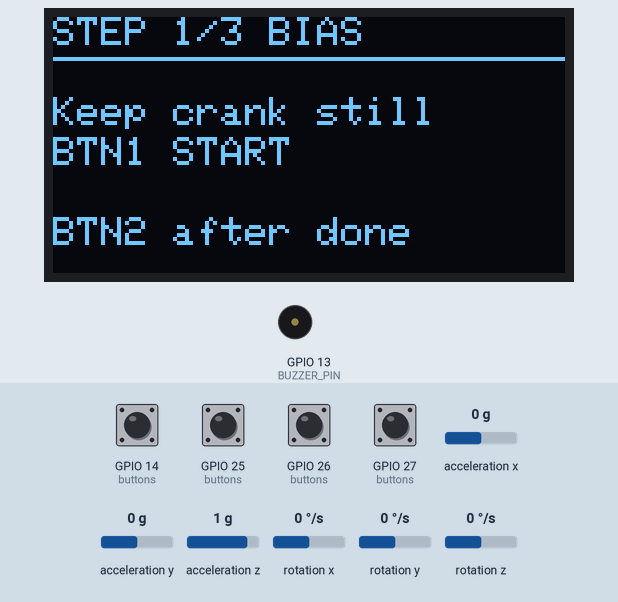
This sketch was run on a simulated ESP32. Shown: 128×64 one-colour display, buzzer (waves = sounding). Wiring (inferred from the names in the program): MPU-6050 motion sensor at I2C address 0x68. Inputs (shaded band) come from the test bench; at power-on: GPIO 14 (buttons), GPIO 25 (buttons), GPIO 26 (buttons), GPIO 27 (buttons) LOW, rotation x 0 °/s, acceleration x 0 g, acceleration y 0 g, acceleration z 1 g, rotation y 0 °/s, rotation z 0 °/s. What the sketch prints to the serial monitor is not drawn.

Above: at 1.9 s.
2.0 s: GPIO 25 (buttons) pulled HIGH for 0.15 s
At 2.29 s:
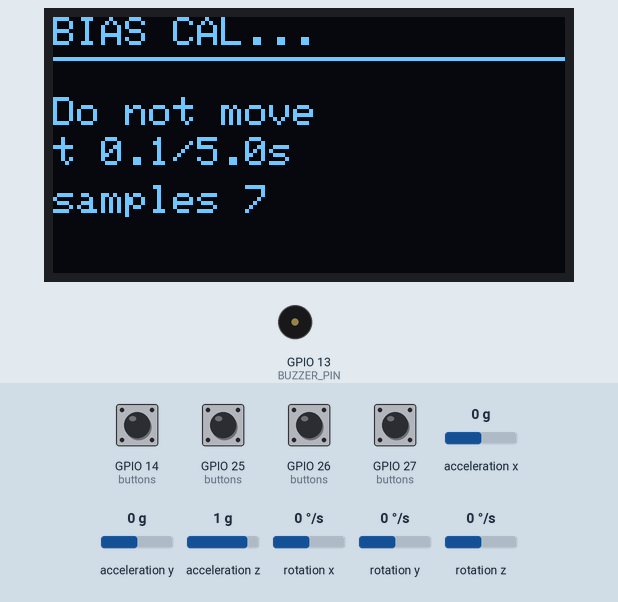
5.7 s: rotation x set to -192 °/s
At 8.4 s:
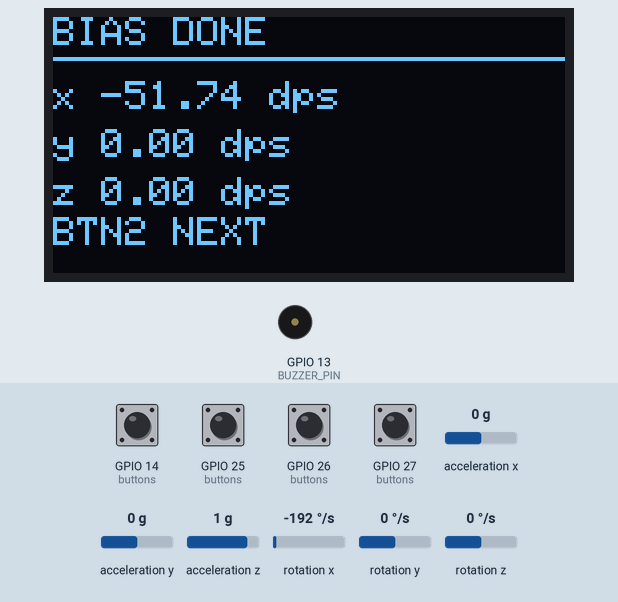
8.7 s: GPIO 26 (buttons) pulled HIGH for 0.15 s
At 9.8 s:
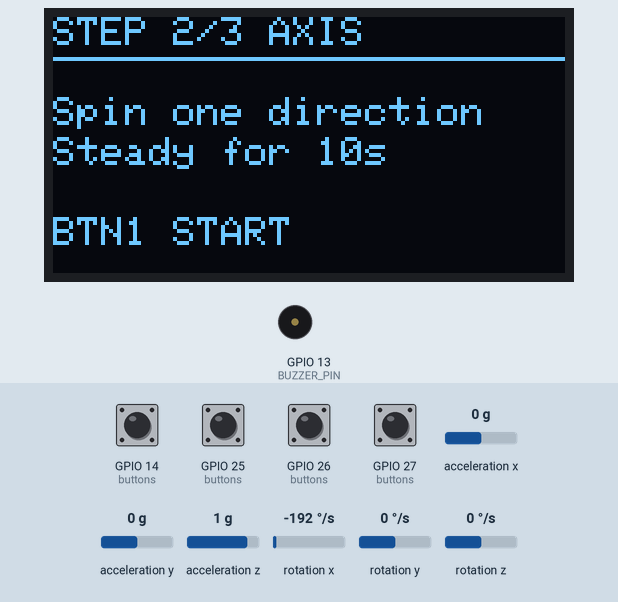
10.3 s: GPIO 25 (buttons) pulled HIGH for 1 s
At 10.5 s:
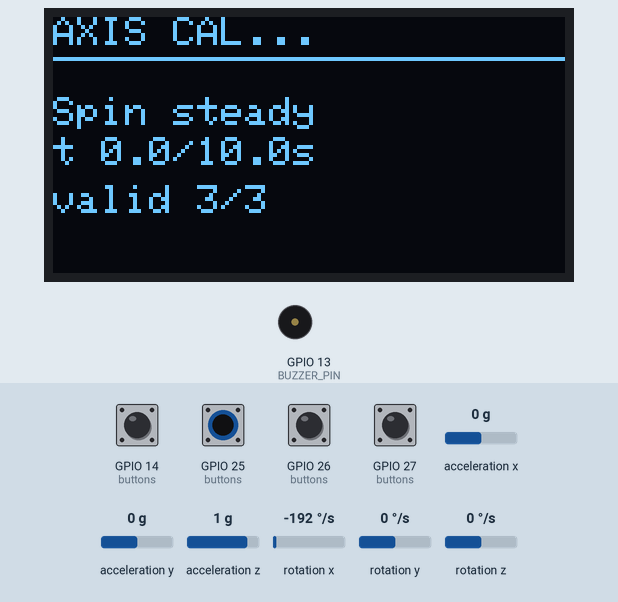
11.9 s: GPIO 14 (buttons) pulled HIGH for 0.15 s
At 12.52 s:
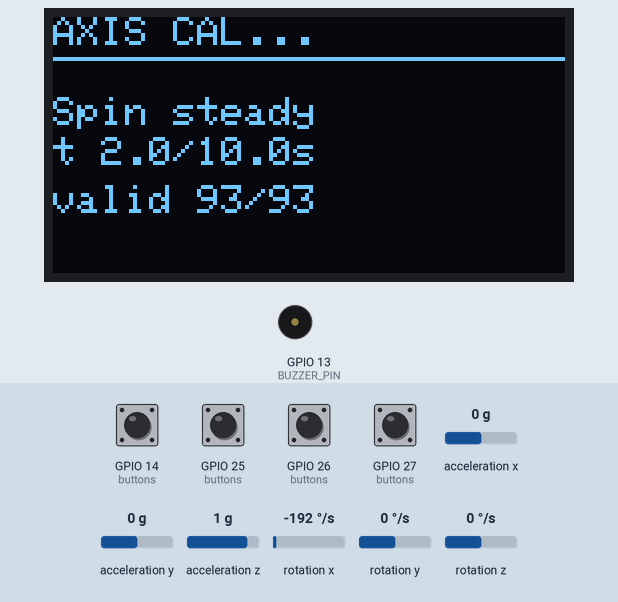
12.6 s: GPIO 27 (buttons) pulled HIGH for 0.15 s
At 14.31 s:
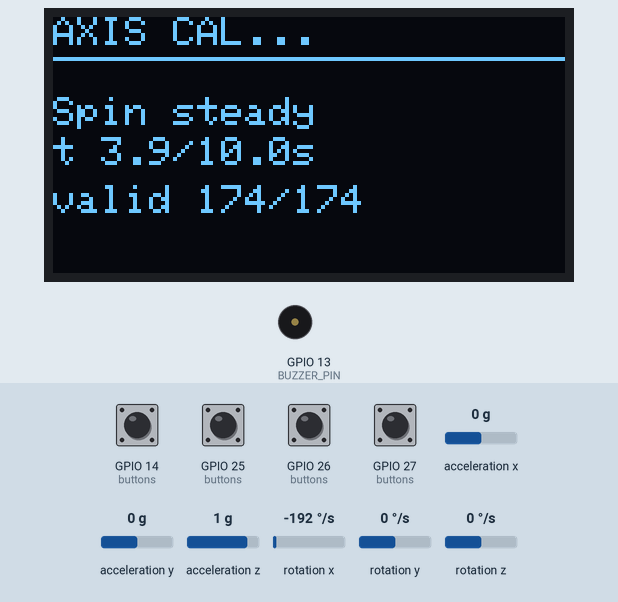
Timing chart, 0 to 22.0 s (numbered marks = the images above; inputs shaded):
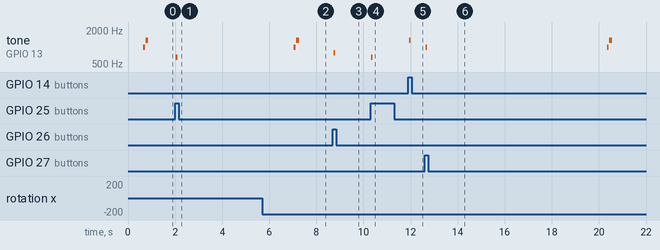

The sketch:

imu_cadence_validation.ino
```cpp
// Experiment 3.2 firmware: IMU gyroscope cadence validation.
//
// Purpose:
//   Standalone OLED-guided workflow for measuring crank cadence from an
//   MPU6050 gyroscope without keeping USB serial connected while the crank
//   is spinning.
//
// Hardware:
//   ESP32 Dev Module / NodeMCU-32S
//   Shared I2C: SDA GPIO21, SCL GPIO22
//   OLED SH1106 1.3 inch I2C: address 0x3C
//   MPU6050: address 0x68 or 0x69
//   Passive buzzer: GPIO13
//   Active-high buttons with INPUT_PULLDOWN:
//     BTN1 GPIO25: START / RETRY
//     BTN2 GPIO26: NEXT
//     BTN3 GPIO27: previous trial
//     BTN4 GPIO14: next trial

#include <Wire.h>
#include <Adafruit_GFX.h>
#include <Adafruit_SH110X.h>
#include <math.h>

enum AppState {
  STATE_BIAS_IDLE,
  STATE_BIAS_RUNNING,
  STATE_BIAS_RESULT,
  STATE_AXIS_IDLE,
  STATE_AXIS_RUNNING,
  STATE_AXIS_RESULT,
  STATE_TRIAL_IDLE,
  STATE_TRIAL_RUNNING,
  STATE_TRIAL_RESULT
};

struct GyroDps {
  float x;
  float y;
  float z;
};

struct ButtonInput {
  const char *name;
  uint8_t pin;
  unsigned int toneHz;
  bool stablePressed;
  bool lastRawPressed;
  unsigned long lastRawChangeMs;
};

const uint8_t I2C_SDA_PIN = 21;
const uint8_t I2C_SCL_PIN = 22;
const uint8_t BUZZER_PIN = 13;

const uint8_t OLED_I2C_ADDRESS = 0x3C;
const int SCREEN_WIDTH = 128;
const int SCREEN_HEIGHT = 64;
const int OLED_RESET_PIN = -1;

const uint8_t MPU6050_ADDR_LOW = 0x68;
const uint8_t MPU6050_ADDR_HIGH = 0x69;

const uint8_t REG_SMPLRT_DIV = 0x19;
const uint8_t REG_CONFIG = 0x1A;
const uint8_t REG_GYRO_CONFIG = 0x1B;
const uint8_t REG_ACCEL_CONFIG = 0x1C;
const uint8_t REG_ACCEL_XOUT_H = 0x3B;
const uint8_t REG_PWR_MGMT_1 = 0x6B;
const uint8_t REG_WHO_AM_I = 0x75;

const uint8_t BUTTON_PIN_MODE = INPUT_PULLDOWN;
const uint8_t BUTTON_PRESSED_LEVEL = HIGH;
const unsigned long DEBOUNCE_MS = 35;
const unsigned long DISPLAY_INTERVAL_MS = 200;
const unsigned long SAMPLE_INTERVAL_MS = 20;     // 50 Hz
const unsigned long BIAS_DURATION_MS = 5000;     // 5 s
const unsigned long AXIS_DURATION_MS = 10000;    // 10 s
const unsigned long TRIAL_DURATION_MS = 10000;   // 10 s
const float AXIS_MIN_OMEGA_DPS = 30.0;
const uint16_t AXIS_MIN_VALID_SAMPLES = 350;
const float GYRO_LSB_PER_DPS = 16.4;             // MPU6050 +/-2000 dps

Adafruit_SH1106G display(SCREEN_WIDTH, SCREEN_HEIGHT, &Wire, OLED_RESET_PIN);

ButtonInput buttons[] = {
  {"BTN1", 25, 659, false, false, 0},
  {"BTN2", 26, 784, false, false, 0},
  {"BTN3", 27, 988, false, false, 0},
  {"BTN4", 14, 1319, false, false, 0},
};
const uint8_t BUTTON_COUNT = sizeof(buttons) / sizeof(buttons[0]);

AppState state = STATE_BIAS_IDLE;
uint8_t mpuAddress = 0;
bool oledOk = false;
bool mpuOk = false;
bool biasReady = false;
bool axisReady = false;

GyroDps gyro = {0.0, 0.0, 0.0};
GyroDps bias = {0.0, 0.0, 0.0};
GyroDps uCrank = {0.0, 0.0, 0.0};

unsigned long stateStartMs = 0;
unsigned long lastSampleMs = 0;
unsigned long lastDisplayMs = 0;
unsigned long buzzerOffAtMs = 0;

double sumX = 0.0;
double sumY = 0.0;
double sumZ = 0.0;
uint32_t sampleCount = 0;
uint32_t validSampleCount = 0;
float axisNorm = 0.0;
bool axisQualityGood = false;

uint16_t trialNumber = 1;
double rpmSum = 0.0;
float rpmAvg = 0.0;
float rpmLive = 0.0;
float rpmMin = 99999.0;
float rpmMax = 0.0;
uint32_t trialSampleCount = 0;

bool i2cDevicePresent(uint8_t address) {
  Wire.beginTransmission(address);
  return Wire.endTransmission() == 0;
}

bool writeRegister(uint8_t address, uint8_t reg, uint8_t value) {
  Wire.beginTransmission(address);
  Wire.write(reg);
  Wire.write(value);
  return Wire.endTransmission() == 0;
}

bool readRegisters(uint8_t address, uint8_t startReg, uint8_t *buffer, uint8_t length) {
  Wire.beginTransmission(address);
  Wire.write(startReg);
  if (Wire.endTransmission(false) != 0) {
    return false;
  }

  const uint8_t received = Wire.requestFrom(address, length);
  if (received != length) {
    return false;
  }

  for (uint8_t i = 0; i < length; i++) {
    buffer[i] = Wire.read();
  }

  return true;
}

bool readRegister(uint8_t address, uint8_t reg, uint8_t &value) {
  return readRegisters(address, reg, &value, 1);
}

int16_t combineInt16(uint8_t highByte, uint8_t lowByte) {
  return (int16_t)((highByte << 8) | lowByte);
}

uint8_t detectMpuAddress() {
  if (i2cDevicePresent(MPU6050_ADDR_LOW)) {
    return MPU6050_ADDR_LOW;
  }
  if (i2cDevicePresent(MPU6050_ADDR_HIGH)) {
    return MPU6050_ADDR_HIGH;
  }
  return 0;
}

bool initializeMpu6050() {
  mpuAddress = detectMpuAddress();
  if (mpuAddress == 0) {
    Serial.println("MPU6050 not found at 0x68 or 0x69");
    return false;
  }

  uint8_t whoAmI = 0;
  if (!readRegister(mpuAddress, REG_WHO_AM_I, whoAmI)) {
    Serial.println("Failed to read WHO_AM_I");
    return false;
  }

  if (!writeRegister(mpuAddress, REG_PWR_MGMT_1, 0x01)) {
    return false;
  }
  delay(100);

  writeRegister(mpuAddress, REG_SMPLRT_DIV, 0x13);   // 1 kHz / (19 + 1) = 50 Hz
  writeRegister(mpuAddress, REG_CONFIG, 0x03);       // DLPF around 44 Hz
  writeRegister(mpuAddress, REG_GYRO_CONFIG, 0x18);  // +/-2000 deg/s
  writeRegister(mpuAddress, REG_ACCEL_CONFIG, 0x00);

  Serial.print("MPU6050 initialized at 0x");
  Serial.println(mpuAddress, HEX);
  Serial.print("WHO_AM_I=0x");
  Serial.println(whoAmI, HEX);
  return true;
}

bool readGyroDps(GyroDps &out) {
  uint8_t data[14];
  if (!readRegisters(mpuAddress, REG_ACCEL_XOUT_H, data, sizeof(data))) {
    return false;
  }

  const int16_t rawGx = combineInt16(data[8], data[9]);
  const int16_t rawGy = combineInt16(data[10], data[11]);
  const int16_t rawGz = combineInt16(data[12], data[13]);

  out.x = rawGx / GYRO_LSB_PER_DPS;
  out.y = rawGy / GYRO_LSB_PER_DPS;
  out.z = rawGz / GYRO_LSB_PER_DPS;
  return true;
}

float magnitude3(float x, float y, float z) {
  return sqrt((x * x) + (y * y) + (z * z));
}

void resetAccumulator() {
  sumX = 0.0;
  sumY = 0.0;
  sumZ = 0.0;
  sampleCount = 0;
  validSampleCount = 0;
}

void resetTrial() {
  rpmSum = 0.0;
  rpmAvg = 0.0;
  rpmLive = 0.0;
  rpmMin = 99999.0;
  rpmMax = 0.0;
  trialSampleCount = 0;
}

void enterState(AppState newState) {
  state = newState;
  stateStartMs = millis();
  lastSampleMs = 0;

  if (newState == STATE_BIAS_RUNNING || newState == STATE_AXIS_RUNNING) {
    resetAccumulator();
  }
  if (newState == STATE_TRIAL_RUNNING) {
    resetTrial();
  }
}

void playTone(unsigned int frequency, unsigned long durationMs) {
  tone(BUZZER_PIN, frequency, durationMs);
  buzzerOffAtMs = millis() + durationMs + 5;
}

void playSuccessTone() {
  tone(BUZZER_PIN, 988, 80);
  delay(100);
  tone(BUZZER_PIN, 1319, 120);
  buzzerOffAtMs = millis() + 130;
}

void playErrorTone() {
  tone(BUZZER_PIN, 220, 180);
  buzzerOffAtMs = millis() + 190;
}

void updateBuzzer() {
  if (buzzerOffAtMs != 0 && millis() >= buzzerOffAtMs) {
    noTone(BUZZER_PIN);
    digitalWrite(BUZZER_PIN, LOW);
    buzzerOffAtMs = 0;
  }
}

bool readPressed(uint8_t pin) {
  return digitalRead(pin) == BUTTON_PRESSED_LEVEL;
}

void handleButtonPress(uint8_t index) {
  playTone(buttons[index].toneHz, 70);

  if (index == 0) {  // BTN1
    if (state == STATE_BIAS_IDLE || state == STATE_BIAS_RESULT) {
      enterState(STATE_BIAS_RUNNING);
    } else if (state == STATE_AXIS_IDLE || state == STATE_AXIS_RESULT) {
      enterState(STATE_AXIS_RUNNING);
    } else if (state == STATE_TRIAL_IDLE || state == STATE_TRIAL_RESULT) {
      if (biasReady && axisReady) {
        enterState(STATE_TRIAL_RUNNING);
      } else {
        playErrorTone();
      }
    }
  } else if (index == 1) {  // BTN2
    if (state == STATE_BIAS_RESULT && biasReady) {
      enterState(STATE_AXIS_IDLE);
    } else if (state == STATE_AXIS_RESULT && axisReady) {
      enterState(STATE_TRIAL_IDLE);
    } else if (state == STATE_TRIAL_RESULT) {
      enterState(STATE_TRIAL_IDLE);
    }
  } else if (index == 2) {  // BTN3
    if ((state == STATE_TRIAL_IDLE || state == STATE_TRIAL_RESULT) && trialNumber > 1) {
      trialNumber--;
    }
  } else if (index == 3) {  // BTN4
    if (state == STATE_TRIAL_IDLE || state == STATE_TRIAL_RESULT) {
      trialNumber++;
      enterState(STATE_TRIAL_IDLE);
    }
  }
}

void updateButtons() {
  const unsigned long now = millis();
  for (uint8_t i = 0; i < BUTTON_COUNT; i++) {
    ButtonInput &button = buttons[i];
    const bool rawPressed = readPressed(button.pin);

    if (rawPressed != button.lastRawPressed) {
      button.lastRawPressed = rawPressed;
      button.lastRawChangeMs = now;
    }

    if ((now - button.lastRawChangeMs) >= DEBOUNCE_MS &&
        rawPressed != button.stablePressed) {
      button.stablePressed = rawPressed;
      if (button.stablePressed) {
        handleButtonPress(i);
      }
    }
  }
}

void drawLineText(uint8_t line, const char *text) {
  display.setCursor(0, line * 10);
  display.print(text);
}

void drawHeader(const char *title) {
  display.clearDisplay();
  display.setTextColor(SH110X_WHITE);
  display.setTextSize(1);
  display.setCursor(0, 0);
  display.print(title);
  display.drawLine(0, 10, 127, 10, SH110X_WHITE);
}

void drawBiasIdle() {
  drawHeader("STEP 1/3 BIAS");
  drawLineText(2, "Keep crank still");
  drawLineText(3, "BTN1 START");
  drawLineText(5, "BTN2 after done");
  display.display();
}

void drawBiasRunning() {
  const float elapsedS = (millis() - stateStartMs) / 1000.0;
  drawHeader("BIAS CAL...");
  drawLineText(2, "Do not move");
  display.setCursor(0, 30);
  display.print("t ");
  display.print(elapsedS, 1);
  display.print("/5.0s");
  display.setCursor(0, 42);
  display.print("samples ");
  display.print(sampleCount);
  display.display();
}

void drawBiasResult() {
  drawHeader("BIAS DONE");
  display.setCursor(0, 16);
  display.print("x ");
  display.print(bias.x, 2);
  display.print(" dps");
  display.setCursor(0, 28);
  display.print("y ");
  display.print(bias.y, 2);
  display.print(" dps");
  display.setCursor(0, 40);
  display.print("z ");
  display.print(bias.z, 2);
  display.print(" dps");
  drawLineText(5, "BTN2 NEXT");
  display.display();
}

void drawAxisIdle() {
  drawHeader("STEP 2/3 AXIS");
  drawLineText(2, "Spin one direction");
  drawLineText(3, "Steady for 10s");
  drawLineText(5, "BTN1 START");
  display.display();
}

void drawAxisRunning() {
  const float elapsedS = (millis() - stateStartMs) / 1000.0;
  drawHeader("AXIS CAL...");
  drawLineText(2, "Spin steady");
  display.setCursor(0, 30);
  display.print("t ");
  display.print(elapsedS, 1);
  display.print("/10.0s");
  display.setCursor(0, 42);
  display.print("valid ");
  display.print(validSampleCount);
  display.print("/");
  display.print(sampleCount);
  display.display();
}

void drawAxisResult() {
  drawHeader(axisQualityGood ? "AXIS DONE GOOD" : "AXIS RETRY");
  display.setCursor(0, 14);
  display.print("ux: ");
  display.print(uCrank.x, 3);
  display.setCursor(0, 26);
  display.print("uy: ");
  display.print(uCrank.y, 3);
  display.setCursor(0, 38);
  display.print("uz: ");
  display.print(uCrank.z, 3);
  display.setCursor(0, 52);
  display.print("n:");
  display.print(validSampleCount);
  display.print(axisQualityGood ? " BTN2 NEXT" : " BTN1 RETRY");
  display.display();
}

void drawTrialIdle() {
  drawHeader("STEP 3/3 TRIAL");
  display.setCursor(0, 16);
  display.print("Trial ");
  display.print(trialNumber);
  display.setCursor(0, 28);
  display.print("Measure 10 sec");
  drawLineText(4, "BTN1 START");
  drawLineText(5, "BTN3/4 trial -/+");
  display.display();
}

void drawTrialRunning() {
  const float elapsedS = (millis() - stateStartMs) / 1000.0;
  drawHeader("TRIAL RUNNING");
  display.setCursor(0, 14);
  display.print("T");
  display.print(trialNumber);
  display.print(" t ");
  display.print(elapsedS, 1);
  display.print("/10s");
  display.setCursor(0, 28);
  display.print("RPM ");
  display.print(rpmLive, 1);
  display.setCursor(0, 40);
  display.print("AVG ");
  display.print(rpmAvg, 1);
  display.setCursor(0, 52);
  display.print("samples ");
  display.print(trialSampleCount);
  display.display();
}

void drawTrialResult() {
  drawHeader("TRIAL RESULT");
  display.setCursor(0, 14);
  display.print("T");
  display.print(trialNumber);
  display.print(" AVG ");
  display.print(rpmAvg, 1);
  display.setCursor(0, 26);
  display.print("MIN ");
  display.print(rpmMin, 1);
  display.print(" MAX ");
  display.print(rpmMax, 1);
  display.setCursor(0, 38);
  display.print("samples ");
  display.print(trialSampleCount);
  drawLineText(5, "B1 retry B4 next");
  display.display();
}

void drawStartupError() {
  drawHeader("INIT ERROR");
  display.setCursor(0, 16);
  display.print("OLED ");
  display.print(oledOk ? "OK" : "FAIL");
  display.setCursor(0, 28);
  display.print("MPU ");
  display.print(mpuOk ? "OK" : "FAIL");
  display.setCursor(0, 44);
  display.print("Check wiring/I2C");
  display.display();
}

void updateDisplay() {
  if (!oledOk) {
    return;
  }

  switch (state) {
    case STATE_BIAS_IDLE:
      drawBiasIdle();
      break;
    case STATE_BIAS_RUNNING:
      drawBiasRunning();
      break;
    case STATE_BIAS_RESULT:
      drawBiasResult();
      break;
    case STATE_AXIS_IDLE:
      drawAxisIdle();
      break;
    case STATE_AXIS_RUNNING:
      drawAxisRunning();
      break;
    case STATE_AXIS_RESULT:
      drawAxisResult();
      break;
    case STATE_TRIAL_IDLE:
      drawTrialIdle();
      break;
    case STATE_TRIAL_RUNNING:
      drawTrialRunning();
      break;
    case STATE_TRIAL_RESULT:
      drawTrialResult();
      break;
  }
}

void sampleBias() {
  if (!readGyroDps(gyro)) {
    return;
  }
  sumX += gyro.x;
  sumY += gyro.y;
  sumZ += gyro.z;
  sampleCount++;
}

void finishBias() {
  if (sampleCount == 0) {
    playErrorTone();
    enterState(STATE_BIAS_IDLE);
    return;
  }

  bias.x = sumX / sampleCount;
  bias.y = sumY / sampleCount;
  bias.z = sumZ / sampleCount;
  biasReady = true;
  playSuccessTone();

  Serial.println("BIAS_DONE");
  Serial.print("bias_x=");
  Serial.print(bias.x, 4);
  Serial.print(",bias_y=");
  Serial.print(bias.y, 4);
  Serial.print(",bias_z=");
  Serial.println(bias.z, 4);

  enterState(STATE_BIAS_RESULT);
}

void sampleAxis() {
  if (!readGyroDps(gyro)) {
    return;
  }

  const float gx = gyro.x - bias.x;
  const float gy = gyro.y - bias.y;
  const float gz = gyro.z - bias.z;
  const float mag = magnitude3(gx, gy, gz);

  sampleCount++;
  if (mag < AXIS_MIN_OMEGA_DPS) {
    return;
  }

  sumX += gx;
  sumY += gy;
  sumZ += gz;
  validSampleCount++;
}

void finishAxis() {
  if (validSampleCount == 0) {
    axisQualityGood = false;
    axisReady = false;
    playErrorTone();
    enterState(STATE_AXIS_RESULT);
    return;
  }

  const float meanX = sumX / validSampleCount;
  const float meanY = sumY / validSampleCount;
  const float meanZ = sumZ / validSampleCount;
  axisNorm = magnitude3(meanX, meanY, meanZ);

  axisQualityGood = validSampleCount >= AXIS_MIN_VALID_SAMPLES &&
                    axisNorm >= AXIS_MIN_OMEGA_DPS;
  axisReady = axisQualityGood;

  if (axisQualityGood) {
    uCrank.x = meanX / axisNorm;
    uCrank.y = meanY / axisNorm;
    uCrank.z = meanZ / axisNorm;
    playSuccessTone();
  } else {
    uCrank.x = 0.0;
    uCrank.y = 0.0;
    uCrank.z = 0.0;
    playErrorTone();
  }

  Serial.println("AXIS_DONE");
  Serial.print("valid_samples=");
  Serial.print(validSampleCount);
  Serial.print(",norm=");
  Serial.print(axisNorm, 4);
  Serial.print(",u_x=");
  Serial.print(uCrank.x, 5);
  Serial.print(",u_y=");
  Serial.print(uCrank.y, 5);
  Serial.print(",u_z=");
  Serial.println(uCrank.z, 5);

  enterState(STATE_AXIS_RESULT);
}

void sampleTrial() {
  if (!readGyroDps(gyro)) {
    return;
  }

  const float gx = gyro.x - bias.x;
  const float gy = gyro.y - bias.y;
  const float gz = gyro.z - bias.z;
  const float omegaCrankDps = (gx * uCrank.x) + (gy * uCrank.y) + (gz * uCrank.z);

  rpmLive = fabs(omegaCrankDps) * 60.0 / 360.0;
  rpmSum += rpmLive;
  trialSampleCount++;
  rpmAvg = rpmSum / trialSampleCount;

  if (rpmLive < rpmMin) {
    rpmMin = rpmLive;
  }
  if (rpmLive > rpmMax) {
    rpmMax = rpmLive;
  }
}

void finishTrial() {
  if (trialSampleCount == 0) {
    rpmMin = 0.0;
    rpmMax = 0.0;
    rpmAvg = 0.0;
    playErrorTone();
  } else {
    playSuccessTone();
  }

  Serial.println("TRIAL_DONE");
  Serial.print("trial=");
  Serial.print(trialNumber);
  Serial.print(",samples=");
  Serial.print(trialSampleCount);
  Serial.print(",rpm_avg=");
  Serial.print(rpmAvg, 3);
  Serial.print(",rpm_min=");
  Serial.print(rpmMin, 3);
  Serial.print(",rpm_max=");
  Serial.println(rpmMax, 3);

  enterState(STATE_TRIAL_RESULT);
}

void updateSampling() {
  const unsigned long now = millis();
  if ((now - lastSampleMs) < SAMPLE_INTERVAL_MS) {
    return;
  }
  lastSampleMs = now;

  if (state == STATE_BIAS_RUNNING) {
    sampleBias();
    if ((now - stateStartMs) >= BIAS_DURATION_MS) {
      finishBias();
    }
  } else if (state == STATE_AXIS_RUNNING) {
    sampleAxis();
    if ((now - stateStartMs) >= AXIS_DURATION_MS) {
      finishAxis();
    }
  } else if (state == STATE_TRIAL_RUNNING) {
    sampleTrial();
    if ((now - stateStartMs) >= TRIAL_DURATION_MS) {
      finishTrial();
    }
  }
}

void setup() {
  Serial.begin(115200);
  delay(500);

  pinMode(BUZZER_PIN, OUTPUT);
  digitalWrite(BUZZER_PIN, LOW);

  const unsigned long now = millis();
  for (uint8_t i = 0; i < BUTTON_COUNT; i++) {
    pinMode(buttons[i].pin, BUTTON_PIN_MODE);
    buttons[i].stablePressed = readPressed(buttons[i].pin);
    buttons[i].lastRawPressed = buttons[i].stablePressed;
    buttons[i].lastRawChangeMs = now;
  }

  Wire.begin(I2C_SDA_PIN, I2C_SCL_PIN);
  Wire.setClock(400000);

  oledOk = display.begin(OLED_I2C_ADDRESS, true);
  if (oledOk) {
    display.setRotation(0);
  }

  mpuOk = initializeMpu6050();

  Serial.println("Experiment 3.2 IMU cadence validation firmware");
  Serial.println("Gyro unit: deg/s, range: +/-2000 deg/s, sample rate: 50 Hz");
  Serial.println("BTN1 START/RETRY, BTN2 NEXT, BTN3 trial-, BTN4 trial+");

  if (oledOk && mpuOk) {
    playSuccessTone();
    enterState(STATE_BIAS_IDLE);
    updateDisplay();
  } else {
    playErrorTone();
    if (oledOk) {
      drawStartupError();
    }
  }
}

void loop() {
  updateBuzzer();
  updateButtons();

  if (!mpuOk) {
    delay(250);
    return;
  }

  updateSampling();

  const unsigned long now = millis();
  if ((now - lastDisplayMs) >= DISPLAY_INTERVAL_MS) {
    lastDisplayMs = now;
    updateDisplay();
  }
}
```

Measured:
- after the input at 2.0 s, tone on GPIO 13 (BUZZER_PIN): silent → 659 Hz at once, → silent 0.07 s later; the display: changes after 0.20 s (image 1)
- after the input at 8.7 s, tone on GPIO 13 (BUZZER_PIN): silent → 784 Hz at once, → silent 0.07 s later; the display: changes after 0.11 s (image 3)
- after the input at 10.3 s, tone on GPIO 13 (BUZZER_PIN): silent → 659 Hz at once, → silent 0.07 s later; the display: changes after 0.11 s (image 4)
- after the input at 11.9 s, tone on GPIO 13 (BUZZER_PIN): silent → 1319 Hz at once, → silent 0.07 s later
